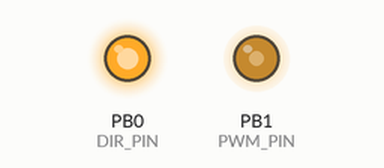
Simulated run of this program. Board: ATmega328P, built with avr-gcc and emulated at 16 MHz. Shown: output pins drawn as LEDs (lit = HIGH).

Above: at 0.05 s.
At 19.95 s:
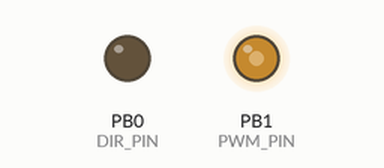
Timing chart, 0 to 23.0 s (numbered marks = the images above):
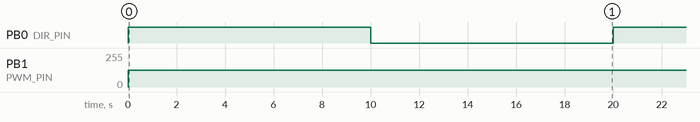

Measured:
- by itself, PB0 (DIR_PIN): alternates HIGH for 10.0 s and LOW for 10.0 s
- by itself, PB1 (PWM_PIN): 0/255 → 127/255 at 0.00 s

The program:

main.cpp
```cpp
/*
 * PWM _DRV8825.cpp
 *
 * Created: 17.08.2024 21:51:05
 * Author : Adrian
 */

#include <avr/io.h>
#include <avr/interrupt.h>
#include <util/delay.h>

#define F_CPU 16000000UL

#define DIR_PIN PINB0
#define PWM_PIN PINB1

void init_PWM()
{

    TCCR1A = (1<<COM1A1) | (1<<WGM11);
    TCCR1B = (1<<WGM13) | (1<<WGM12) | (1<<CS11);

    ICR1 = 1999;
    OCR1A = 999;
    }

int main(void)
{

    DDRB = (1 << PB1) | (1 << DIR_PIN);

    init_PWM();

    while (1)
    {

        PORTB |= (1 << DIR_PIN);
        _delay_ms(10000);

        PORTB &= ~(1 << DIR_PIN);
        _delay_ms(10000);
    }
}
```
